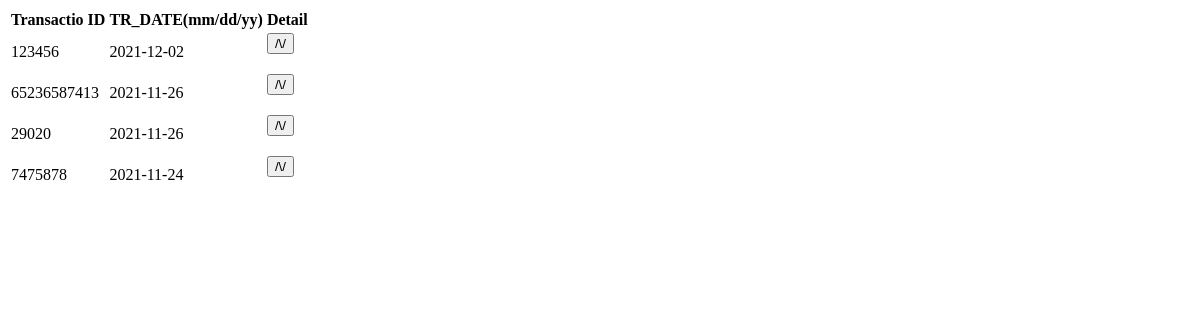
Before: /Admin/fetchorders.php with the older database file.
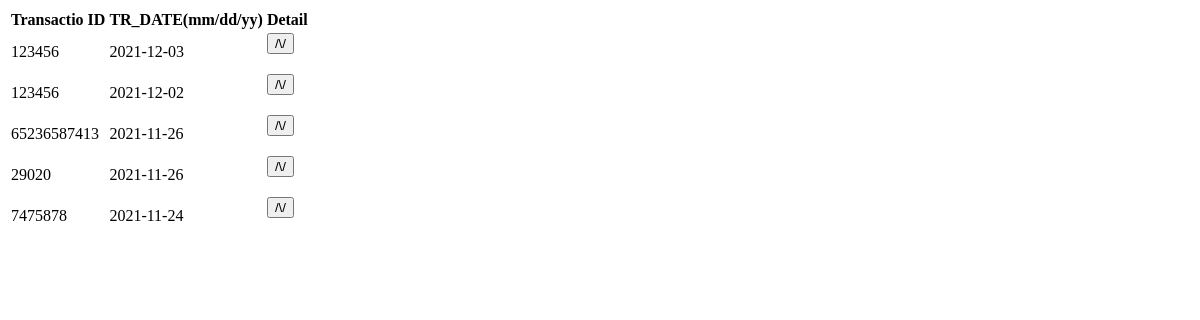
After: the same page with the newer database file.
### tables this page shows
CREATE TABLE `orderitem` (
  `id` int(11) NOT NULL,
  `payment_tr` text NOT NULL,
  `payment_date` text NOT NULL,
  `user_id` text NOT NULL,
  `order_status` text NOT NULL
);

### Admin/fetchorders.php (the view, shortened to what this page needs)
<html>
	<head>
	</head>
	<body>
<?php
$connect=mysqli_connect('localhost','root','','stone_palace');
$output = '';
if(isset($_POST["query"]))
{
 $search = mysqli_real_escape_string($connect, $_POST["query"]);
 $query = "
  SELECT * FROM orderitem
  WHERE payment_tr LIKE '%".$search."%'
  OR payment_date LIKE '%".$search."%'
 ORDER BY id DESC
 ";
}
else
{
 $query = "
  SELECT * FROM orderitem ORDER BY id DESC
 ";
}
$result = mysqli_query($connect, $query);
if(mysqli_num_rows($result) > 0)
{
 $output .= '
  <div class="table-responsive">
   <table class="table table bordered">
    <tr>
     <th>Transactio ID</th>
     <th>TR_DATE(mm/dd/yy)</th>
     <th>Detail</th>
    </tr>
 ';
 while($row = mysqli_fetch_array($result))
 {
	 $p1=$row["payment_tr"];
  $output .= '
   <tr>
    <td>'.$p1.'</td>
    <td>'.$row['payment_date'].'</td>
    <td><form action="showorderdetail.php" method="POST">
	<input type="text" class="hide" name="id" value='.$row['id'].'>
	<input type="submit" value="/\/">
	</form></td>
   </tr>
  ';
 }
 echo $output;
}
else
{
 echo 'Data Not Found';
}
?>
</body>
</html>

Changed rows visible on the page:
added orderitem: payment_tr "123456", payment_date "2021-12-03"
